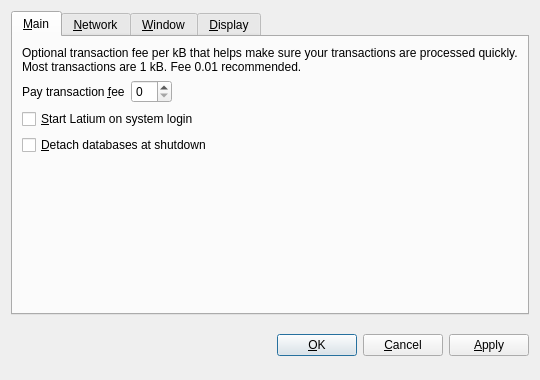
<?xml version="1.0" encoding="UTF-8"?>
<ui version="4.0">
 <class>OptionsDialog</class>
 <widget class="QDialog" name="OptionsDialog">
  <property name="geometry">
   <rect>
    <x>0</x>
    <y>0</y>
    <width>540</width>
    <height>380</height>
   </rect>
  </property>
  <property name="windowTitle">
   <string>Options</string>
  </property>
  <property name="modal">
   <bool>true</bool>
  </property>
  <layout class="QVBoxLayout" name="verticalLayout">
   <item>
    <widget class="QTabWidget" name="tabWidget">
     <property name="tabPosition">
      <enum>QTabWidget::North</enum>
     </property>
     <property name="currentIndex">
      <number>0</number>
     </property>
     <widget class="QWidget" name="tabMain">
      <attribute name="title">
       <string>&amp;Main</string>
      </attribute>
      <layout class="QVBoxLayout" name="verticalLayout_Main">
       <item>
        <widget class="QLabel" name="transactionFeeInfoLabel">
         <property name="text">
          <string>Optional transaction fee per kB that helps make sure your transactions are processed quickly. Most transactions are 1 kB. Fee 0.01 recommended.</string>
         </property>
         <property name="textFormat">
          <enum>Qt::PlainText</enum>
         </property>
         <property name="wordWrap">
          <bool>true</bool>
         </property>
        </widget>
       </item>
       <item>
        <layout class="QHBoxLayout" name="horizontalLayout_Main">
         <item>
          <widget class="QLabel" name="transactionFeeLabel">
           <property name="text">
            <string>Pay transaction &amp;fee</string>
           </property>
           <property name="textFormat">
            <enum>Qt::PlainText</enum>
           </property>
           <property name="buddy">
            <cstring>transactionFee</cstring>
           </property>
          </widget>
         </item>
         <item>
          <widget class="BitcoinAmountField" name="transactionFee"/>
         </item>
         <item>
          <spacer name="horizontalSpacer_Main">
           <property name="orientation">
            <enum>Qt::Horizontal</enum>
           </property>
           <property name="sizeHint" stdset="0">
            <size>
             <width>40</width>
             <height>20</height>
            </size>
           </property>
          </spacer>
         </item>
        </layout>
       </item>
       <item>
        <widget class="QCheckBox" name="bitcoinAtStartup">
         <property name="toolTip">
          <string>Automatically start Latium after logging in to the system.</string>
         </property>
         <property name="text">
          <string>&amp;Start Latium on system login</string>
         </property>
        </widget>
       </item>
       <item>
        <widget class="QCheckBox" name="detachDatabases">
         <property name="toolTip">
          <string>Detach block and address databases at shutdown. This means they can be moved to another data directory, but it slows down shutdown. The wallet is always detached.</string>
         </property>
         <property name="text">
          <string>&amp;Detach databases at shutdown</string>
         </property>
        </widget>
       </item>
       <item>
        <spacer name="verticalSpacer_Main">
         <property name="orientation">
          <enum>Qt::Vertical</enum>
         </property>
         <property name="sizeHint" stdset="0">
          <size>
           <width>20</width>
           <height>40</height>
          </size>
         </property>
        </spacer>
       </item>
      </layout>
     </widget>
     <widget class="QWidget" name="tabNetwork">
      <attribute name="title">
       <string>&amp;Network</string>
      </attribute>
      <layout class="QVBoxLayout" name="verticalLayout_Network">
       <item>
        <widget class="QCheckBox" name="mapPortUpnp">
         <property name="toolTip">
          <string>Automatically open the Latium client port on the router. This only works when your router supports UPnP and it is enabled.</string>
         </property>
         <property name="text">
          <string>Map port using &amp;UPnP</string>
         </property>
        </widget>
       </item>
       <item>
        <widget class="QCheckBox" name="connectSocks">
         <property name="toolTip">
          <string>Connect to the Latium network through a SOCKS proxy (e.g. when connecting through Tor).</string>
         </property>
         <property name="text">
          <string>&amp;Connect through SOCKS proxy:</string>
         </property>
        </widget>
       </item>
       <item>
        <layout class="QHBoxLayout" name="horizontalLayout_Network">
         <item>
          <widget class="QLabel" name="proxyIpLabel">
           <property name="text">
            <string>Proxy &amp;IP:</string>
           </property>
           <property name="textFormat">
            <enum>Qt::PlainText</enum>
           </property>
           <property name="buddy">
            <cstring>proxyIp</cstring>
           </property>
          </widget>
         </item>
         <item>
          <widget class="QValidatedLineEdit" name="proxyIp">
           <property name="maximumSize">
            <size>
             <width>140</width>
             <height>16777215</height>
            </size>
           </property>
           <property name="toolTip">
            <string>IP address of the proxy (e.g. 127.0.0.1)</string>
           </property>
          </widget>
         </item>
         <item>
          <widget class="QLabel" name="proxyPortLabel">
           <property name="text">
            <string>&amp;Port:</string>
           </property>
           <property name="textFormat">
            <enum>Qt::PlainText</enum>
           </property>
           <property name="buddy">
            <cstring>proxyPort</cstring>
           </property>
          </widget>
         </item>
         <item>
          <widget class="QLineEdit" name="proxyPort">
           <property name="maximumSize">
            <size>
             <width>55</width>
             <height>16777215</height>
            </size>
           </property>
           <property name="toolTip">
            <string>Port of the proxy (e.g. 9050)</string>
           </property>
          </widget>
         </item>
         <item>
          <widget class="QLabel" name="socksVersionLabel">
           <property name="text">
            <string>SOCKS &amp;Version:</string>
           </property>
           <property name="textFormat">
            <enum>Qt::PlainText</enum>
           </property>
           <property name="buddy">
            <cstring>socksVersion</cstring>
           </property>
          </widget>
         </item>
         <item>
          <widget class="QValueComboBox" name="socksVersion">
           <property name="toolTip">
            <string>SOCKS version of the proxy (e.g. 5)</string>
           </property>
          </widget>
         </item>
         <item>
          <spacer name="horizontalSpacer_Network">
           <property name="orientation">
            <enum>Qt::Horizontal</enum>
           </property>
           <property name="sizeHint" stdset="0">
            <size>
             <width>40</width>
             <height>20</height>
            </size>
           </property>
          </spacer>
         </item>
        </layout>
       </item>
       <item>
        <spacer name="verticalSpacer_Network">
         <property name="orientation">
          <enum>Qt::Vertical</enum>
         </property>
         <property name="sizeHint" stdset="0">
          <size>
           <width>20</width>
           <height>40</height>
          </size>
         </property>
        </spacer>
       </item>
      </layout>
     </widget>
     <widget class="QWidget" name="tabWindow">
      <attribute name="title">
       <string>&amp;Window</string>
      </attribute>
      <layout class="QVBoxLayout" name="verticalLayout_Window">
       <item>
        <widget class="QCheckBox" name="minimizeToTray">
         <property name="toolTip">
          <string>Show only a tray icon after minimizing the window.</string>
         </property>
         <property name="text">
          <string>&amp;Minimize to the tray instead of the taskbar</string>
         </property>
        </widget>
       </item>
       <item>
        <widget class="QCheckBox" name="minimizeOnClose">
         <property name="toolTip">
          <string>Minimize instead of exit the application when the window is closed. When this option is enabled, the application will be closed only after selecting Quit in the menu.</string>
         </property>
         <property name="text">
          <string>M&amp;inimize on close</string>
         </property>
        </widget>
       </item>
       <item>
        <spacer name="verticalSpacer_Window">
         <property name="orientation">
          <enum>Qt::Vertical</enum>
         </property>
         <property name="sizeHint" stdset="0">
          <size>
           <width>20</width>
           <height>40</height>
          </size>
         </property>
        </spacer>
       </item>
      </layout>
     </widget>
     <widget class="QWidget" name="tabDisplay">
      <attribute name="title">
       <string>&amp;Display</string>
      </attribute>
      <layout class="QVBoxLayout" name="verticalLayout_Display">
       <item>
        <layout class="QHBoxLayout" name="horizontalLayout_1_Display">
         <item>
          <widget class="QLabel" name="langLabel">
           <property name="text">
            <string>User Interface &amp;language:</string>
           </property>
           <property name="textFormat">
            <enum>Qt::PlainText</enum>
           </property>
           <property name="buddy">
            <cstring>lang</cstring>
           </property>
          </widget>
         </item>
         <item>
          <widget class="QValueComboBox" name="lang">
           <property name="toolTip">
            <string>The user interface language can be set here. This setting will take effect after restarting Latium.</string>
           </property>
          </widget>
         </item>
        </layout>
       </item>
       <item>
        <layout class="QHBoxLayout" name="horizontalLayout_2_Display">
         <item>
          <widget class="QLabel" name="unitLabel">
           <property name="text">
            <string>&amp;Unit to show amounts in:</string>
           </property>
           <property name="textFormat">
            <enum>Qt::PlainText</enum>
           </property>
           <property name="buddy">
            <cstring>unit</cstring>
           </property>
          </widget>
         </item>
         <item>
          <widget class="QValueComboBox" name="unit">
           <property name="toolTip">
            <string>Choose the default subdivision unit to show in the interface and when sending coins.</string>
           </property>
          </widget>
         </item>
        </layout>
       </item>
       <item>
        <widget class="QCheckBox" name="displayAddresses">
         <property name="toolTip">
          <string>Whether to show Latium addresses in the transaction list or not.</string>
         </property>
         <property name="text">
          <string>&amp;Display addresses in transaction list</string>
         </property>
        </widget>
       </item>
       <item>
        <widget class="QCheckBox" name="coinControlFeatures">
         <property name="toolTip">
          <string>Whether to show coin control features or not.</string>
         </property>
         <property name="text">
          <string>Display coin &amp;control features (experts only!)</string>
         </property>
        </widget>
       </item>
       <item>
        <spacer name="verticalSpacer_Display">
         <property name="orientation">
          <enum>Qt::Vertical</enum>
         </property>
         <property name="sizeHint" stdset="0">
          <size>
           <width>20</width>
           <height>40</height>
          </size>
         </property>
        </spacer>
       </item>
      </layout>
     </widget>
    </widget>
   </item>
   <item>
    <layout class="QHBoxLayout" name="horizontalLayout_Buttons">
     <item>
      <spacer name="horizontalSpacer_1">
       <property name="orientation">
        <enum>Qt::Horizontal</enum>
       </property>
       <property name="sizeHint" stdset="0">
        <size>
         <width>40</width>
         <height>48</height>
        </size>
       </property>
      </spacer>
     </item>
     <item>
      <widget class="QLabel" name="statusLabel">
       <property name="font">
        <font>
         <weight>75</weight>
         <bold>true</bold>
        </font>
       </property>
       <property name="text">
        <string/>
       </property>
       <property name="textFormat">
        <enum>Qt::PlainText</enum>
       </property>
       <property name="wordWrap">
        <bool>true</bool>
       </property>
      </widget>
     </item>
     <item>
      <spacer name="horizontalSpacer_2">
       <property name="orientation">
        <enum>Qt::Horizontal</enum>
       </property>
       <property name="sizeHint" stdset="0">
        <size>
         <width>40</width>
         <height>48</height>
        </size>
       </property>
      </spacer>
     </item>
     <item>
      <widget class="QPushButton" name="okButton">
       <property name="text">
        <string>&amp;OK</string>
       </property>
      </widget>
     </item>
     <item>
      <widget class="QPushButton" name="cancelButton">
       <property name="text">
        <string>&amp;Cancel</string>
       </property>
       <property name="autoDefault">
        <bool>false</bool>
       </property>
      </widget>
     </item>
     <item>
      <widget class="QPushButton" name="applyButton">
       <property name="text">
        <string>&amp;Apply</string>
       </property>
       <property name="autoDefault">
        <bool>false</bool>
       </property>
      </widget>
     </item>
    </layout>
   </item>
  </layout>
 </widget>
 <customwidgets>
  <customwidget>
   <class>BitcoinAmountField</class>
   <extends>QSpinBox</extends>
   <header>bitcoinamountfield.h</header>
  </customwidget>
  <customwidget>
   <class>QValueComboBox</class>
   <extends>QComboBox</extends>
   <header>qvaluecombobox.h</header>
  </customwidget>
  <customwidget>
   <class>QValidatedLineEdit</class>
   <extends>QLineEdit</extends>
   <header>qvalidatedlineedit.h</header>
  </customwidget>
 </customwidgets>
 <resources/>
 <connections/>
</ui>
